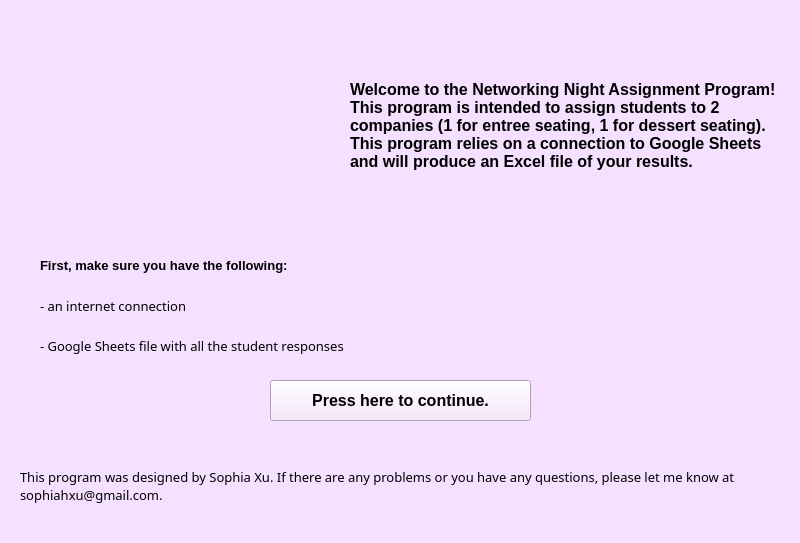
<?xml version="1.0" encoding="UTF-8"?>
<ui version="4.0">
 <class>MainWindow</class>
 <widget class="QMainWindow" name="MainWindow">
  <property name="geometry">
   <rect>
    <x>0</x>
    <y>0</y>
    <width>800</width>
    <height>543</height>
   </rect>
  </property>
  <property name="windowTitle">
   <string>MainWindow</string>
  </property>
  <property name="styleSheet">
   <string notr="true">
background-color: rgb(245, 224, 255);</string>
  </property>
  <widget class="QWidget" name="centralwidget">
   <widget class="QPushButton" name="mainBtn">
    <property name="geometry">
     <rect>
      <x>270</x>
      <y>380</y>
      <width>261</width>
      <height>41</height>
     </rect>
    </property>
    <property name="font">
     <font>
      <family>Helvetica</family>
      <pointsize>12</pointsize>
      <weight>75</weight>
      <bold>true</bold>
     </font>
    </property>
    <property name="text">
     <string>Press here to continue.</string>
    </property>
   </widget>
   <widget class="QLabel" name="label">
    <property name="geometry">
     <rect>
      <x>350</x>
      <y>10</y>
      <width>431</width>
      <height>231</height>
     </rect>
    </property>
    <property name="font">
     <font>
      <family>Helvetica</family>
      <pointsize>12</pointsize>
      <weight>75</weight>
      <italic>false</italic>
      <bold>true</bold>
     </font>
    </property>
    <property name="text">
     <string>Welcome to the Networking Night Assignment Program! This program is intended to assign students to 2 companies (1 for entree seating, 1 for dessert seating). This program relies on a connection to Google Sheets and will produce an Excel file of your results. </string>
    </property>
    <property name="wordWrap">
     <bool>true</bool>
    </property>
   </widget>
   <widget class="QLabel" name="label_2">
    <property name="geometry">
     <rect>
      <x>30</x>
      <y>30</y>
      <width>301</width>
      <height>181</height>
     </rect>
    </property>
    <property name="text">
     <string/>
    </property>
    <property name="pixmap">
     <pixmap>../SWE_NetworkingNight2/GUI/images/SWE_Logo.png</pixmap>
    </property>
    <property name="scaledContents">
     <bool>true</bool>
    </property>
   </widget>
   <widget class="QLabel" name="label_3">
    <property name="geometry">
     <rect>
      <x>20</x>
      <y>450</y>
      <width>751</width>
      <height>71</height>
     </rect>
    </property>
    <property name="font">
     <font>
      <family>Helvetica 45 Light</family>
      <pointsize>10</pointsize>
      <weight>50</weight>
      <bold>false</bold>
     </font>
    </property>
    <property name="text">
     <string>This program was designed by Sophia Xu. If there are any problems or you have any questions, please let me know at sophiahxu@gmail.com.  </string>
    </property>
    <property name="wordWrap">
     <bool>true</bool>
    </property>
   </widget>
   <widget class="QLabel" name="label_4">
    <property name="geometry">
     <rect>
      <x>20</x>
      <y>520</y>
      <width>201</width>
      <height>31</height>
     </rect>
    </property>
    <property name="font">
     <font>
      <family>Helvetica 45 Light</family>
      <pointsize>10</pointsize>
      <weight>50</weight>
      <bold>false</bold>
     </font>
    </property>
    <property name="text">
     <string>Last Updated: 7/17/2019</string>
    </property>
    <property name="wordWrap">
     <bool>true</bool>
    </property>
   </widget>
   <widget class="QLabel" name="label_5">
    <property name="geometry">
     <rect>
      <x>40</x>
      <y>250</y>
      <width>371</width>
      <height>31</height>
     </rect>
    </property>
    <property name="font">
     <font>
      <family>Helvetica</family>
      <pointsize>10</pointsize>
      <weight>75</weight>
      <bold>true</bold>
     </font>
    </property>
    <property name="text">
     <string>First, make sure you have the following:</string>
    </property>
    <property name="wordWrap">
     <bool>true</bool>
    </property>
   </widget>
   <widget class="QLabel" name="label_6">
    <property name="geometry">
     <rect>
      <x>40</x>
      <y>290</y>
      <width>181</width>
      <height>31</height>
     </rect>
    </property>
    <property name="font">
     <font>
      <family>Helvetica 45 Light</family>
      <pointsize>10</pointsize>
      <weight>50</weight>
      <bold>false</bold>
     </font>
    </property>
    <property name="text">
     <string>- an internet connection</string>
    </property>
    <property name="wordWrap">
     <bool>true</bool>
    </property>
   </widget>
   <widget class="QLabel" name="label_7">
    <property name="geometry">
     <rect>
      <x>40</x>
      <y>330</y>
      <width>401</width>
      <height>31</height>
     </rect>
    </property>
    <property name="font">
     <font>
      <family>Helvetica 45 Light</family>
      <pointsize>10</pointsize>
      <weight>50</weight>
      <bold>false</bold>
     </font>
    </property>
    <property name="text">
     <string>- Google Sheets file with all the student responses</string>
    </property>
    <property name="wordWrap">
     <bool>true</bool>
    </property>
   </widget>
  </widget>
  <widget class="QStatusBar" name="statusbar"/>
 </widget>
 <resources/>
 <connections/>
</ui>
